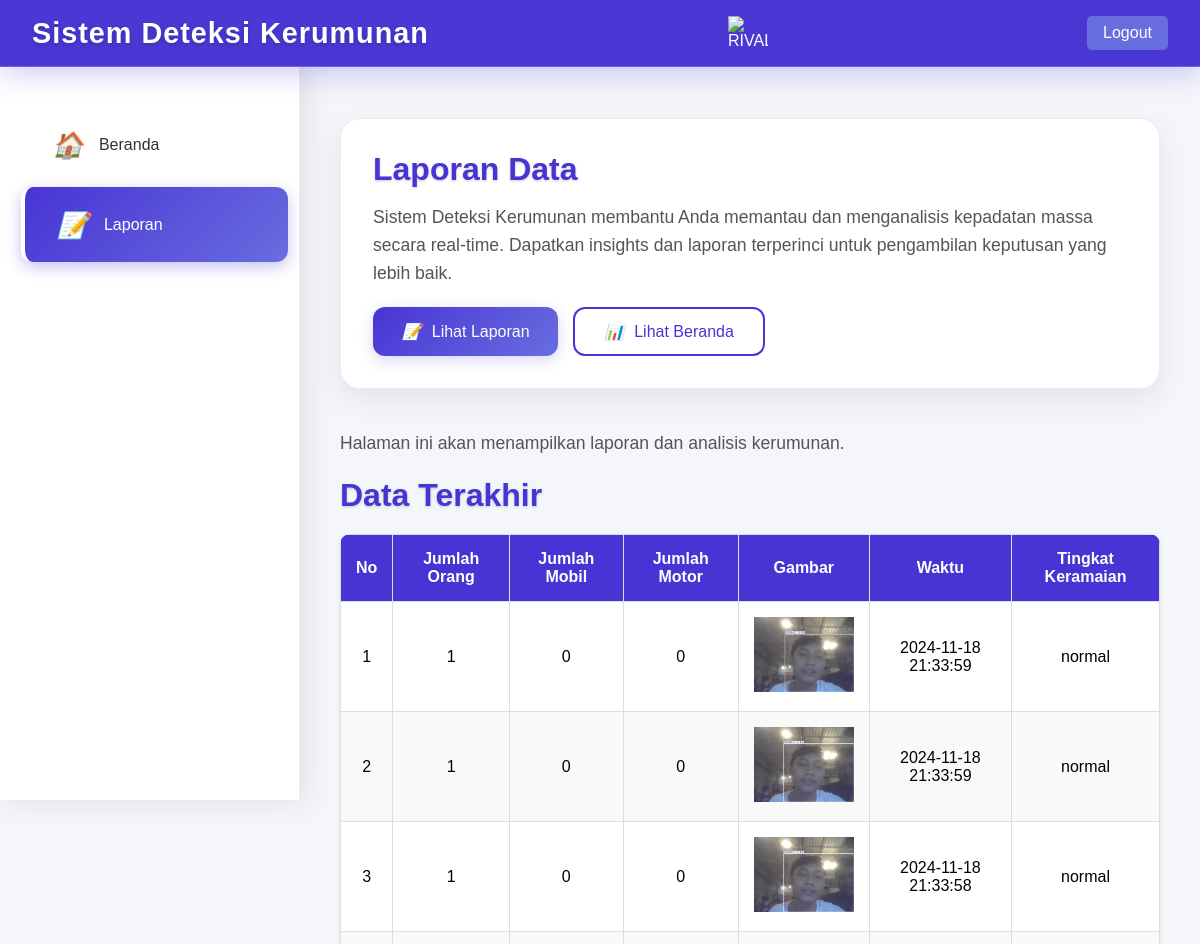
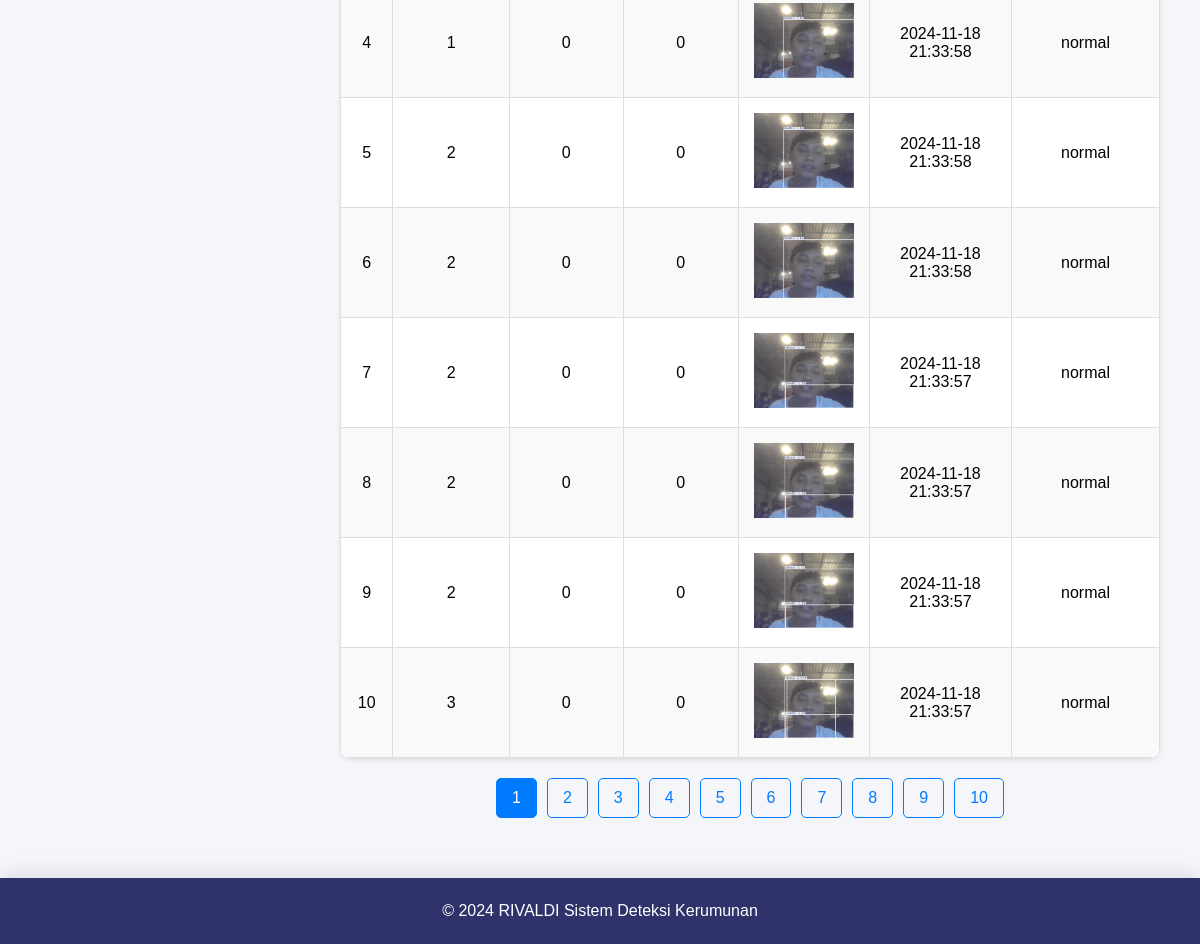
Screenshot of /laporan_user (signed in) with the database file from the repository (2 pictures, top to bottom).
### tables this page shows
CREATE TABLE deteksi (
                                    id INTEGER PRIMARY KEY AUTOINCREMENT,
                                    orang INTEGER,
                                    mobil INTEGER,
                                    motor INTEGER,
                                    gambar TEXT,
                                    waktu TEXT,
                                    tingkat_keramaian TEXT
                                );

### app1.py (the view)
@app.route('/laporan_user')
def laporan_user():
    if 'user_id' not in session:
        flash('Please log in to access this page.')
        return redirect(url_for('login'))
    try:
        per_page = 10  # Number of items per page
        current_page = int(request.args.get('page', 1))  # Get the current page from query parameter
        with sqlite3.connect(DATABASE) as conn:
            cursor = conn.cursor()
            cursor.execute("SELECT COUNT(*) FROM deteksi")  # Count total data
            total_data = cursor.fetchone()[0]
            total_pages = (total_data + per_page - 1) // per_page  # Calculate total pages
            offset = (current_page - 1) * per_page  # Calculate the offset for the current page
            cursor.execute(
                "SELECT * FROM deteksi ORDER BY id DESC LIMIT ? OFFSET ?",
                (per_page, offset)
            )
            data = cursor.fetchall()
            for i in range(len(data)):
                data[i] = list(data[i])  # Convert tuple to list
                data[i][4] = f"/static/img/{data[i][4].split('/')[-1]}"  # Update image path
            logging.info("Fetched detection data successfully.")
        start_number = (current_page - 1) * per_page + 1
    except Exception as e:
        logging.error(f"Error fetching detection data: {e}")
        flash('An error occurred while fetching data.')
        data = []
        total_pages = 0
        current_page = 1
        start_number = 1
    return render_template(
        'laporan_user.html',
        data=data,
        total_pages=total_pages,
        current_page=current_page,
        start_number=start_number  # Pass the starting number to the template
    ) # Render laporan_user.html for ma  hasiswa

### templates/laporan_user.html (shortened to what this page needs)
<!DOCTYPE html>
<html lang="id">
<head>
    <link href="https://cdnjs.cloudflare.com/ajax/libs/font-awesome/6.0.0-beta3/css/all.min.css" rel="stylesheet">
</head>
<body>
    <header class="header">
        <h1>
            Sistem Deteksi Kerumunan
        </h1>
        <img src="https://i.ibb.co/pxX3fB6/RIVALDI-removebg.png" alt="RIVALDI" class="gambar-kecil">
        <a href="{{ url_for('logout') }}" class="btn logout-btn">Logout</a>
    </header>
    <br>
    <nav class="sidebar">
        <br>
        <a href="{{ url_for('index') }}">
            <i>🏠</i>
            Beranda
        </a>
        <a href="{{ url_for('laporan_user') }}" class="active">
            <i>📝</i>
            Laporan
        </a>
    </nav>
    <main class="main-content">
        <div class="welcome-container">
            <div class="welcome-card">
                <h2>Laporan Data</h2>
                <p>Sistem Deteksi Kerumunan membantu Anda memantau dan menganalisis kepadatan massa secara real-time. Dapatkan insights dan laporan terperinci untuk pengambilan keputusan yang lebih baik.</p>
                <div class="btn-container">
                    <a href="{{ url_for('laporan_user') }}" class="btn" id="reloadButton">
                        <i>📝</i>
                        Lihat Laporan
                    </a>
                    <a href="{{ url_for('index') }}" class="btn outline">
                        <i>📊</i>
                        Lihat Beranda
                    </a>
                </div>
            </div>
        </div>
        <div>
        <main>
            <p>Halaman ini akan menampilkan laporan dan analisis kerumunan.</p>
            <h2>Data Terakhir</h2>
            <table>
                <thead>
                    <tr>
                        <th>No</th>
                        <th>Jumlah Orang</th>
                        <th>Jumlah Mobil</th>
                        <th>Jumlah Motor</th>
                        <th>Gambar</th>
                        <th>Waktu</th>
                        <th>Tingkat Keramaian</th>
                    </tr>
                </thead>
                <tbody id="data-table">
                    {% for entry in data %}
                    <tr>
                        <td>{{ start_number + loop.index - 1 }}</td>
                        <td>{{ entry[1] }}</td>
                        <td>{{ entry[2] }}</td>
                        <td>{{ entry[3] }}</td>
                        <td>
                            <img src="{{ entry[4] }}" alt="Foto" width="100">
                        </td>
                        <td>{{ entry[5] }}</td>
                        <td>{{ entry[6] }}</td>
                    </tr>
                    {% endfor %}
                </tbody>
            </table>
            <div class="pagination">
                {% for page in range(1, total_pages + 1) %}
                    <a href="?page={{ page }}" class="{% if page == current_page %}active{% endif %}">{{ page }}</a>
                {% endfor %}
            </div>
        </div>
        </main>
    <footer>
        © 2024 RIVALDI Sistem Deteksi Kerumunan
    </footer>
</body>
</html>

### templates/laporan_user.html (style rules this page uses)
:root { --primary: #4834d4; --secondary: #686de0; --accent: #30336b; --light: #f5f6fa; --text: #2d3436; --gradient: linear-gradient(135deg, #4834d4 0%, #686de0 100%); --glass: rgba(255, 255, 255, 0.1); --glass-border: rgba(255, 255, 255, 0.2); }
* { margin: 0; padding: 0; box-sizing: border-box; }
body { font-family: 'Poppins', sans-serif; background: var(--light); min-height: 100vh; display: flex; flex-direction: column; }
.header { display: flex; align-items: center; justify-content: space-between; background: rgba(72, 52, 212, 0.98); backdrop-filter: blur(10px); color: white; padding: 1rem 2rem; position: fixed; width: 100%; top: 0; z-index: 100; box-shadow: 0 4px 30px rgba(72, 52, 212, 0.3); border-bottom: 1px solid var(--glass-border); }
.header h1 { font-size: 1.8rem; font-weight: 600; letter-spacing: 1px; text-shadow: 0 2px 4px rgba(0,0,0,0.2); display: flex; align-items: center; gap: 10px; }
.header img.gambar-kecil { width: 40px; height: auto; }
.sidebar { background: rgba(255, 255, 255, 0.95); backdrop-filter: blur(10px); width: 300px; height: 100vh; position: fixed; left: 0; padding-top: 85px; transition: 0.4s ease; box-shadow: 4px 0 30px rgba(0,0,0,0.1); border-right: 1px solid rgba(72, 52, 212, 0.1); }
.sidebar a { color: var(--text); text-decoration: none; padding: 1.4rem 2rem; display: flex; align-items: center; gap: 15px; font-weight: 500; transition: all 0.3s ease; border-left: 4px solid transparent; margin: 0.3rem 1rem; border-radius: 12px; }
.sidebar a:hover, .sidebar a.active { background: var(--gradient); color: white; border-left: 4px solid white; transform: translateX(5px); box-shadow: 0 5px 15px rgba(72, 52, 212, 0.3); }
.sidebar a i { font-size: 1.6rem; transition: transform 0.3s ease; }
.main-content { margin-left: 300px; padding: 100px 40px 40px; animation: fadeIn 0.6s ease-out; }
.welcome-container { display: grid; grid-template-columns: repeat(auto-fit, minmax(300px, 1fr)); gap: 30px; margin-bottom: 40px; }
.welcome-card { background: white; border-radius: 20px; padding: 2rem; box-shadow: 0 10px 30px rgba(0,0,0,0.08); transition: 0.3s; border: 1px solid rgba(72, 52, 212, 0.1); }
.welcome-card h2 { color: var(--primary); font-size: 2rem; margin-bottom: 1rem; font-weight: 600; }
.welcome-card p { color: #666; line-height: 1.8; margin-bottom: 1.5rem; }
.btn-container { display: flex; gap: 15px; flex-wrap: wrap; }
.btn { padding: 0.8rem 1.8rem; background: var(--gradient); color: white; text-decoration: none; border-radius: 12px; transition: 0.3s; font-weight: 500; border: none; cursor: pointer; display: inline-flex; align-items: center; gap: 10px; box-shadow: 0 4px 15px rgba(72, 52, 212, 0.2); }
.btn.outline { background: transparent; border: 2px solid var(--primary); color: var(--primary); box-shadow: none; }
footer { background: var(--accent); color: white; text-align: center; padding: 1.5rem; margin-top: auto; box-shadow: 0 -4px 20px rgba(0,0,0,0.1); }
table { width: 100%; border-collapse: collapse; margin-top: 20px; background-color: white; box-shadow: 0 2px 4px rgba(0, 0, 0, 0.1); }
th, td { padding: 12px; text-align: center; border: 1px solid #ddd; }
th { background-color: #4285f4; color: white; }
tbody tr:nth-child(even) { background-color: #f9f9f9; }
tbody tr:nth-child(odd) { background-color: #ffffff; }
.main-content p { color: #555; font-size: 1.1rem; line-height: 1.6; margin-bottom: 20px; }
.main-content h2 { color: var(--primary); font-size: 2rem; margin-bottom: 15px; text-shadow: 0 1px 3px rgba(0, 0, 0, 0.2); }
table { border-radius: 10px; overflow: hidden; }
th, td { padding: 15px; text-align: center; }
th { background-color: var(--primary); color: white; font-weight: bold; }
.logout-btn { background: var(--secondary); color: white; padding: 0.5rem 1rem; border-radius: 5px; text-decoration: none; transition: background 0.3s; margin-left: 20px; }
.pagination { display: flex; justify-content: center; margin: 20px 0; }
.pagination a { padding: 10px 15px; margin: 0 5px; border: 1px solid #007bff; color: #007bff; text-decoration: none; border-radius: 5px; transition: background-color 0.3s, color 0.3s; }
.pagination a.active { background-color: #007bff; color: white; }

### rows the page displays
deteksi: start_number+loop.index-1 "1", orang "1", mobil "0", motor "0", gambar (picture), waktu "2024-11-18 21:33:59", tingkat_keramaian "normal"
deteksi: index "2", orang "1", mobil "0", motor "0", gambar (picture), waktu "2024-11-18 21:33:59", tingkat_keramaian "normal"
deteksi: index "3", orang "1", mobil "0", motor "0", gambar (picture), waktu "2024-11-18 21:33:58", tingkat_keramaian "normal"
deteksi: index "4", orang "1", mobil "0", motor "0", gambar (picture), waktu "2024-11-18 21:33:58", tingkat_keramaian "normal"
deteksi: index "5", orang "2", mobil "0", motor "0", gambar (picture), waktu "2024-11-18 21:33:58", tingkat_keramaian "normal"
deteksi: index "6", orang "2", mobil "0", motor "0", gambar (picture), waktu "2024-11-18 21:33:58", tingkat_keramaian "normal"
deteksi: index "7", orang "2", mobil "0", motor "0", gambar (picture), waktu "2024-11-18 21:33:57", tingkat_keramaian "normal"
deteksi: index "8", orang "2", mobil "0", motor "0", gambar (picture), waktu "2024-11-18 21:33:57", tingkat_keramaian "normal"
deteksi: index "9", orang "2", mobil "0", motor "0", gambar (picture), waktu "2024-11-18 21:33:57", tingkat_keramaian "normal"
deteksi: index "10", orang "3", mobil "0", motor "0", gambar (picture), waktu "2024-11-18 21:33:57", tingkat_keramaian "normal"

### other values shown
{{ page }} "1" "2" "3" "4" "5" "6" "7" "8" "9" "10"
